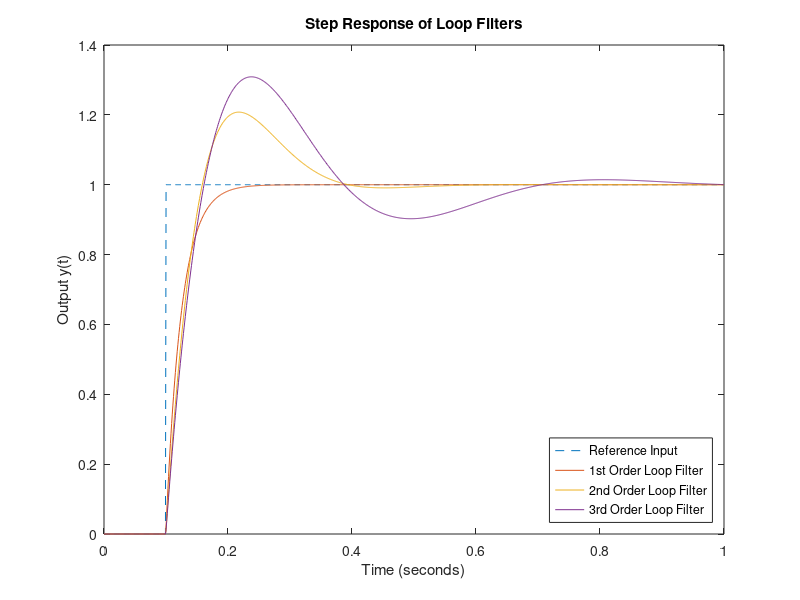
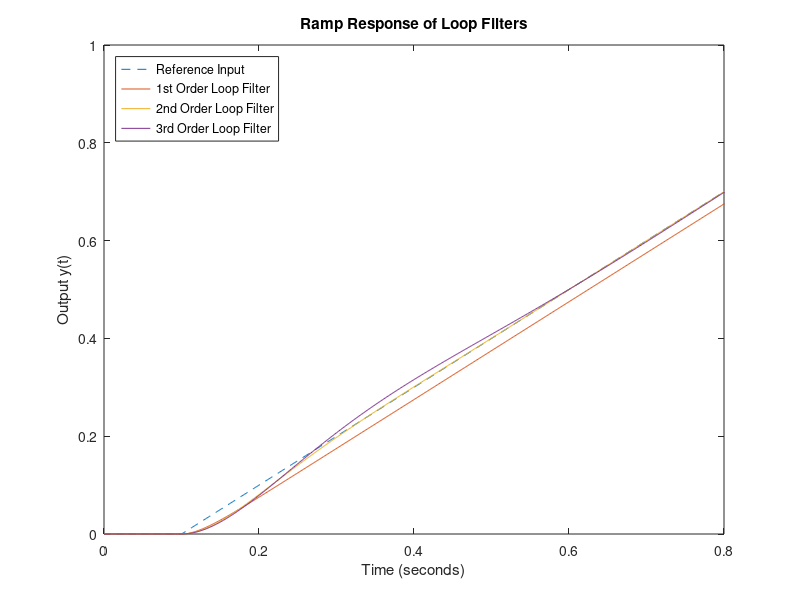
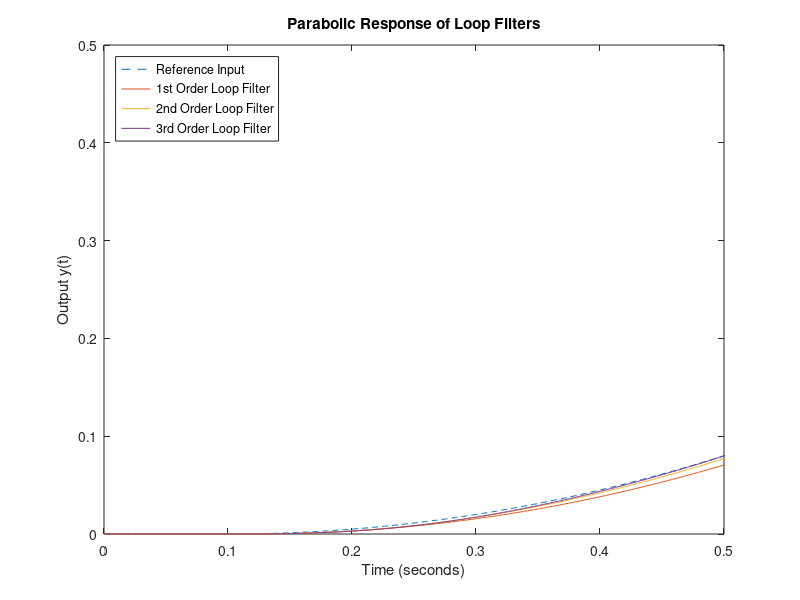

The MATLAB script that drew these images, in order: (Note: this script raises an error after producing the figures.)
close all; clear all; clc;
%% b)
Bn = 10;    % Hz

% 1st Order
k1 = 4*Bn;
H1 = tf(k1,[1 k1]);
% 2nd Order
k2 = 8/3*Bn;
a2 = k2/2;
H2 = tf([k2 a2*k2],[1 k2 k2*a2]);
% 3rd Order
a3 = 1.2*Bn;
b3 = a3^2/2;
k3 = 2*a3;
H3 = tf([k3 k3*a3 k3*b3],[1 k3 k3*a3 k3*b3]);

%% c)
t = linspace(0,1,1000);
ustep = ones(length(t),1);
ustep(1:100) = 0;
slope = 1;
uramp = zeros(length(t),1);
uramp(101:length(t)) = slope*t(1:length(t)-100);
uquad = zeros(length(t),1);
uquad(101:length(t)) = 1/2*t(1:length(t)-100).^2;
% 1st Order
y1step = lsim(H1,ustep,t);
y1ramp = lsim(H1,uramp,t);
y1quad = lsim(H1,uquad,t);


% 2nd Order
y2step = lsim(H2,ustep,t);
y2ramp = lsim(H2,uramp,t);
y2quad = lsim(H2,uquad,t);


% 3rd Order
y3step = lsim(H3,ustep,t);
y3ramp = lsim(H3,uramp,t);
y3quad = lsim(H3,uquad,t);

% Compare Results
figure(1)
plot(t,ustep,'--',t,y1step,t,y2step,t,y3step);
ylabel('Output y(t)');
xlabel('Time (seconds)');
legend('Reference Input','1st Order Loop Filter','2nd Order Loop Filter','3rd Order Loop Filter','Location','southeast')
title('Step Response of Loop Filters')
figure(2)
plot(t,uramp,'--',t,y1ramp,t,y2ramp,t,y3ramp);
ylabel('Output y(t)');
xlabel('Time (seconds)');
legend('Reference Input','1st Order Loop Filter','2nd Order Loop Filter','3rd Order Loop Filter','Location','northwest')
title('Ramp Response of Loop Filters')
xlim([0 0.8])
figure(3)
plot(t,uquad,'--',t,y1quad,t,y2quad,t,y3quad);
ylabel('Output y(t)');
xlabel('Time (seconds)');
legend('Reference Input','1st Order Loop Filter','2nd Order Loop Filter','3rd Order Loop Filter','Location','northwest')
title('Parabolic Response of Loop Filters')
xlim([0 0.5])
%% d)
disp(['Ramp input Steady State Error for 1st order loop filter:', num2str(abs(y1ramp(872)-uramp(872)))])
disp(['Parabolic input Steady State Error for 2nd order loop filter:', num2str(abs(y2quad(900)-uquad(900)))])

%% e)
figure(4)
opts = bodeoptions;
opts.XLimMode = 'manual';
opts.XLim = {[1 6*10^1]};
bodeplot(H1,H2,H3,opts)
legend('1st Order Loop Filter','2nd Order Loop Filter','3rd Order Loop Filter')
